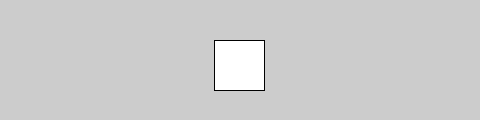
Frame 1 (no input)
Frame 60 (the mouse pressed at the canvas centre just before this capture): identical to frame 1, image omitted
Frame 120 (the mouse held since frame 60 and released just before this capture): identical to frame 1, image omitted

The Processing sketch that drew this single still picture (run headless with seeded random() and noise(); from frame 60 on, the mouse is pressed at the canvas centre):

// Processing sketch: _5_21
// ── _5_21.pde
int x=214;

void setup()
{
  size(480,120);
}

void draw()
{
  if(keyPressed&&(key==CODED))
  {
    if(keyCode==LEFT)
    {
      x--;
    }
     if(keyCode==RIGHT)
    {
      x++;
    }
  }
  rect(x,40,50,50);
}
